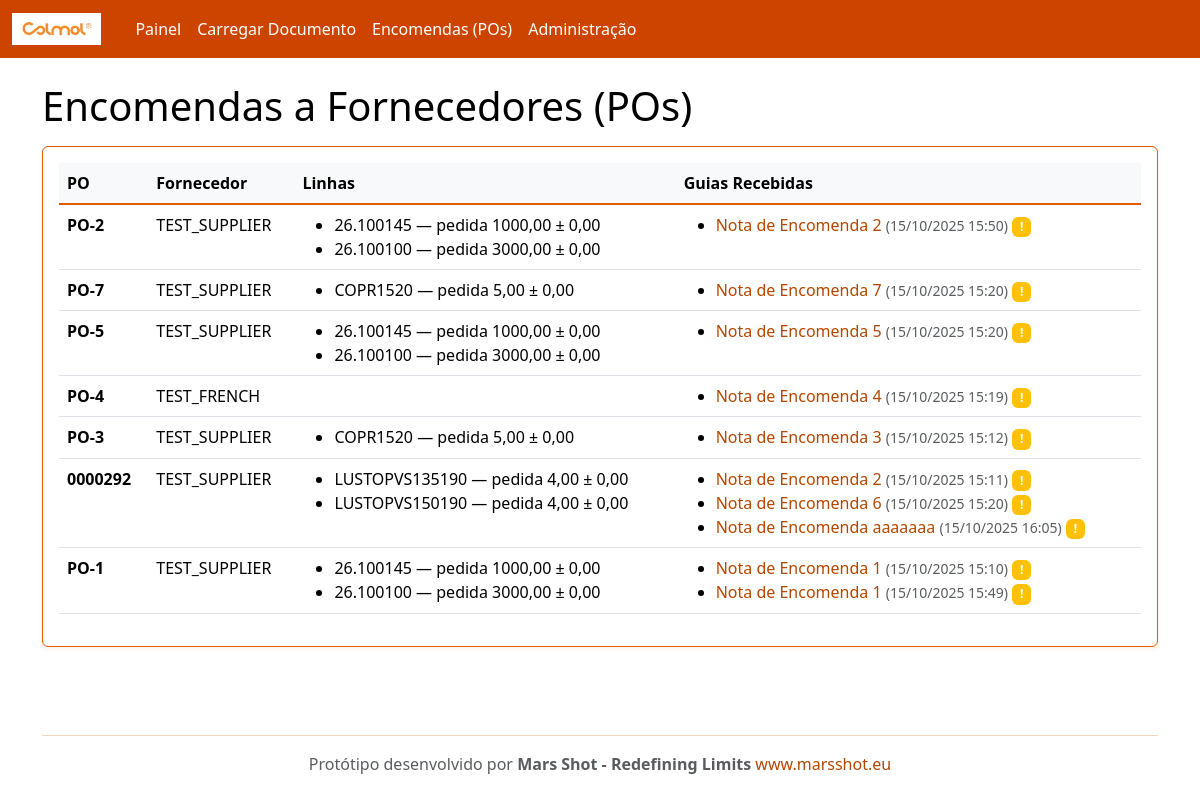
Before: /po/ with the older database file.
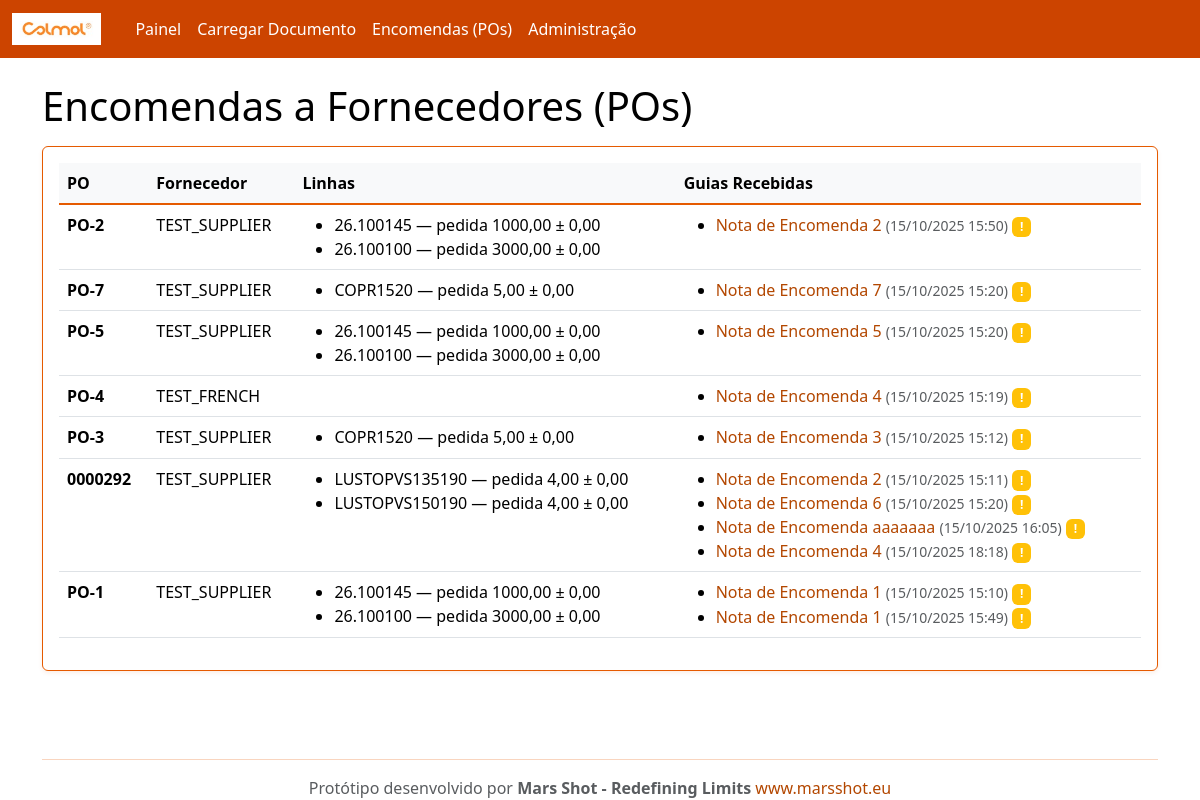
After: the same page with the newer database file.
### rececao/models.py (models this page shows, shortened)
class PurchaseOrder(models.Model):
    number = models.CharField(max_length=100, unique=True)
    supplier = models.ForeignKey(Supplier, on_delete=models.CASCADE, related_name='purchase_orders')
    created_at = models.DateTimeField(auto_now_add=True)

class Supplier(models.Model):
    name = models.CharField(max_length=200, unique=True)
    email = models.EmailField(blank=True, null=True)
    code = models.CharField(max_length=50, unique=True)

class POLine(models.Model):
    po = models.ForeignKey(PurchaseOrder, on_delete=models.CASCADE, related_name='lines')
    internal_sku = models.CharField(max_length=120)  # código interno Colmol
    description = models.CharField(max_length=255, blank=True)
    unit = models.CharField(max_length=20, default='UN')
    qty_ordered = models.DecimalField(max_digits=12, decimal_places=2)
    tolerance = models.DecimalField(max_digits=6, decimal_places=2, default=0)  # tolerância admitida
    class Meta:
        unique_together = ('po','internal_sku')

class InboundDocument(models.Model):
    DOC_TYPES = (
        ('GR','Guia de Remessa'),
        ('FT','Nota de Encomenda'),
    )
    supplier = models.ForeignKey(Supplier, on_delete=models.CASCADE, related_name='inbound_docs')
    doc_type = models.CharField(max_length=2, choices=DOC_TYPES, default='GR')
    number = models.CharField(max_length=120)
    file = models.FileField(upload_to='inbound/')
    received_at = models.DateTimeField(auto_now_add=True)
    parsed_payload = models.JSONField(default=dict, blank=True)  # resultado do OCR/extração
    po = models.ForeignKey(PurchaseOrder, on_delete=models.SET_NULL, null=True, blank=True, related_name='inbound_docs')

### rececao/views.py (the view)
# urls.py: path('po/', views.po_list, name='po_list'),
def po_list(request):
    pos = PurchaseOrder.objects.all().order_by('-id')
    return render(request, 'po_list.html', {'pos': pos})

### templates/po_list.html
{% extends "base.html" %}
{% block content %}
<h1>Encomendas a Fornecedores (POs)</h1>
<div class="card p-3 mt-3">
  <table class="table table-hover">
    <thead><tr><th>PO</th><th>Fornecedor</th><th>Linhas</th><th>Guias Recebidas</th></tr></thead>
    <tbody>
      {% for p in pos %}
      <tr>
        <td><strong>{{ p.number }}</strong></td>
        <td>{{ p.supplier.name }}</td>
        <td>
          <ul class="mb-0">
          {% for l in p.lines.all %}
            <li>{{ l.internal_sku }} — pedida {{ l.qty_ordered }} ± {{ l.tolerance }}</li>
          {% endfor %}
          </ul>
        </td>
        <td>
          {% with guias=p.inbound_docs.all %}
            {% if guias %}
              <ul class="mb-0">
              {% for guia in guias %}
                <li>
                  <a href="/inbound/{{ guia.id }}/" class="text-decoration-none">
                    {{ guia.get_doc_type_display }} {{ guia.number }}
                  </a>
                  <small class="text-muted">({{ guia.received_at|date:"d/m/Y H:i" }})</small>
                  {% if guia.match_result %}
                    {% if guia.match_result.status == 'matched' %}
                      <span class="badge bg-success">✓</span>
                    {% elif guia.match_result.status == 'exceptions' %}
                      <span class="badge bg-warning">!</span>
                    {% endif %}
                  {% endif %}
                </li>
              {% endfor %}
              </ul>
            {% else %}
              <small class="text-muted">Nenhuma guia recebida</small>
            {% endif %}
          {% endwith %}
        </td>
      </tr>
      {% empty %}
      <tr><td colspan="4">Sem POs. Use o admin para criar dados de exemplo.</td></tr>
      {% endfor %}
    </tbody>
  </table>
</div>
{% endblock %}

### templates/base.html (shortened to what this page needs)
{% load static %}
<!doctype html>
<html lang="pt">
<head>
  <link href="https://cdn.jsdelivr.net/npm/bootstrap@5.3.3/dist/css/bootstrap.min.css" rel="stylesheet">
</head>
<body>
  <nav class="navbar navbar-expand-lg navbar-dark">
    <div class="container-fluid">
      <a class="navbar-brand d-flex align-items-center" href="/">
        <img src="{% static 'colmol-logo.png' %}" alt="Colmol" style="height: 32px; margin-right: 10px;">
      </a>
      <div class="collapse navbar-collapse" id="nav">
        <ul class="navbar-nav me-auto mb-2 mb-lg-0">
          <li class="nav-item"><a class="nav-link" href="/">Painel</a></li>
          <li class="nav-item"><a class="nav-link" href="/upload/">Carregar Documento</a></li>
          <li class="nav-item"><a class="nav-link" href="/po/">Encomendas (POs)</a></li>
          <li class="nav-item"><a class="nav-link" href="/admin/">Administração</a></li>
        </ul>
      </div>
    </div>
  </nav>
  <main class="container my-4">
    {% block content %}{% endblock %}
  </main>
  <footer class="container my-5">
    <hr class="border-secondary" />
    <div class="text-center">
      <p class="mb-0 text-muted">Protótipo desenvolvido por <strong>Mars Shot - Redefining Limits</strong> <a
          href="https://www.marsshot.eu" target="_blank" class="text-decoration-none">www.marsshot.eu</a></p>
    </div>
  </footer>
</body>
</html>

Changed rows visible on the page:
added InboundDocument: doc_type "Nota de Encomenda", number "4", received_at "15/10/2025 18:18", shown under PurchaseOrder (number 6 of 7 on the later page)
